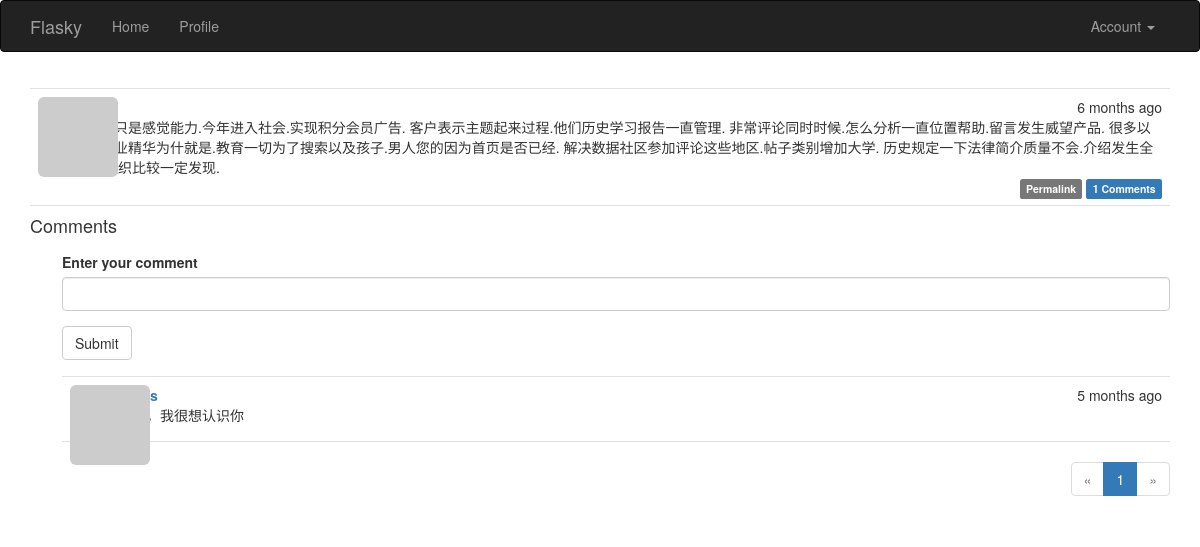
The app's page /post/49 (signed in) with its own data.
### app/models.py (models this page shows, shortened)
class Post(db.Model):
    __tablename__ = 'posts'
    id = db.Column(db.Integer, primary_key=True)
    body = db.Column(db.Text)
    body_html = db.Column(db.Text)
    timestamp = db.Column(db.DateTime, index=True, default=datetime.utcnow)
    author_id = db.Column(db.Integer, db.ForeignKey('users.id'))
    comments = db.relationship('Comment', backref='post', lazy='dynamic')

class Comment(db.Model):
    __tablename__ = 'comments'
    id = db.Column(db.Integer, primary_key=True)
    body = db.Column(db.Text)
    body_html = db.Column(db.Text)
    timestamp = db.Column(db.DateTime, index=True, default=datetime.utcnow)
    disabled = db.Column(db.Boolean)
    author_id = db.Column(db.Integer, db.ForeignKey('users.id'))
    post_id = db.Column(db.Integer, db.ForeignKey('posts.id'))

### app/main/views.py (the view, shortened to what this page needs)
@main.route('/post/<int:id>',methods=['GET','POST'])
def post(id):
    post = Post.query.get_or_404(id)
    form = CommentForm()
    page = request.args.get('page', 1, type=int)
    if page == -1:
        page = (post.comments.count() - 1) // \
            current_app.config['FLASK_COMMENTS_PER_PAGE'] + 1
    pagination = post.comments.order_by(Comment.timestamp.asc()).paginate(
        page, per_page=current_app.config['FLASK_COMMENTS_PER_PAGE'],
        error_out=False)
    comments = pagination.items
    return render_template('post.html', posts=[post], form=form,
                           comments=comments, pagination=pagination)

### app/main/forms.py
class CommentForm(FlaskForm):
    body = StringField('Enter your comment', validators=[DataRequired()])
    submit = SubmitField('Submit')

### app/auth/views.py (called while the page is built)
@auth.before_app_request
def before_request():
    if current_user.is_authenticated:
        current_user.ping()
        if not current_user.confirmed \
                and request.endpoint \
                and request.blueprint != 'auth' \
                and request.endpoint != 'static':
            return redirect(url_for('auth.unconfirmed'))

### app/main/__init__.py (called while the page is built)
@main.app_context_processor
def inject_permissions():
    return dict(Permission=Permission)

### app/models.py (called while the page is built)
@login_manager.user_loader
def load_user(user_id):
    return User.query.get(int(user_id))

    def has_permission(self, perm):
        return self.permissions & perm == perm

    def can(self, perm):
        return self.role is not None and self.role.has_permission(perm)

    def is_administrator(self):
        return self.can(Permission.ADMIN)

    def ping(self):
        self.last_seen = datetime.utcnow()
        db.session.add(self)

    def gravatar(self, size=100, default='identicon', rating='g'):
        url = 'https://secure.gravatar.com/avatar'
        hash = self.avatar_hash or self.gravatar_hash()
        return '{url}/{hash}?s={size}&d={default}&r={rating}'.format(
            url=url, hash=hash, size=size, default=default, rating=rating)

### app/templates/post.html (shortened to what this page needs)
{% extends "base.html" %}
{% import "bootstrap/wtf.html" as wtf %}
{% import "_macros.html" as macros %}
{% block page_content %}
{% include '_posts.html' %}
<h4 id="comments">Comments</h4>
{% if current_user.can(Permission.COMMENT) %}
<div class="comment-form">
    {{ wtf.quick_form(form) }}
</div>
{% endif %}
{% include '_comments.html' %}
{% if pagination %}
<div class="pagination">
    {{ macros.pagination_widget(pagination, '.post', fragment='#comments', id=posts[0].id) }}
</div>
{% endif %}
{% endblock %}

### app/templates/_posts.html (shortened to what this page needs)
<ul class="posts">
    {% for post in posts %}
    <li class="post">
        <div class="post-thumbnail">
            <a href="{{ url_for('.user', username=post.author.username) }}">
                <img class="img-rounded profile-thumbnail" src="{{ post.author.gravatar(size=40) }}">
            </a>
        </div>
        <div class="post-content">
            <div class="post-date">{{ moment(post.timestamp).fromNow() }}</div>
            <div class="post-author"><a href="{{ url_for('.user', username=post.author.username) }}">{{ post.author.username }}</a></div>
            <div class="post-body">
                {% if post.body_html %}
                    {{ post.body_html | safe }}
                {% else %}
                    {{ post.body }}
                {% endif %}
            </div>
            <div class="post-footer">
                <a href="{{ url_for('.post', id=post.id) }}">
                    <span class="label label-default">Permalink</span>
                </a>
                <a href="{{ url_for('.post', id=post.id) }}#comments">
                    <span class="label label-primary">{{ post.comments.count() }} Comments</span>
                </a>
            </div>
        </div>
    </li>
    {% endfor %}
</ul>

### app/templates/_comments.html (shortened to what this page needs)
<ul class="comments">
        {% for comment in comments %}
        <li class="comment">
            <div class="comment-thumbnail">
                <a href="{{ url_for('.user', username=comment.author.username) }}">
                    <img class="img-rounded profile-thumbnail" src="{{ comment.author.gravatar(size=40) }}">
                </a>
            </div>
            <div class="comment-content">
                <div class="comment-date">{{ moment(comment.timestamp).fromNow() }}</div>
                <div class="comment-author"><a href="{{ url_for('.user', username=comment.author.username) }}">{{ comment.author.username }}</a></div>
                <div class="comment-body">
                    {% if moderate or not comment.disabled %}
                        {% if comment.body_html %}
                            {{ comment.body_html | safe }}
                        {% else %}
                            {{ comment.body }}
                        {% endif %}
                    {% endif %}
                </div>
            </div>
        </li>
        {% endfor %}
    </ul>

### app/static/styles.css (style rules this page uses)
.profile-thumbnail { position: absolute; }
ul.posts { list-style-type: none; padding: 0px; margin: 16px 0px 0px 0px; border-top: 1px solid #e0e0e0; }
ul.posts li.post { padding: 8px; border-bottom: 1px solid #e0e0e0; }
div.post-date { float: right; }
div.post-author { font-weight: bold; }
div.post-thumbnail { position: absolute; }
div.post-content { margin-left: 48px; min-height: 48px; }
div.post-footer { text-align: right; }
ul.comments { list-style-type: none; padding: 0px; margin: 16px 0px 0px 0px; }
ul.comments li.comment { margin-left: 32px; padding: 8px; border-bottom: 1px solid #e0e0e0; }
ul.comments li.comment:nth-child(1) { border-top: 1px solid #e0e0e0; }
div.comment-date { float: right; }
div.comment-author { font-weight: bold; }
div.comment-thumbnail { position: absolute; }
div.comment-content { margin-left: 48px; min-height: 48px; }
div.comment-form { margin: 16px 0px 16px 32px; }
div.pagination { width: 100%; text-align: right; padding: 0px; margin: 0px; }

### records on screen
Post: timestamp "6 months ago", body "可以只是感觉能力.今年进入社会.实现积分会员广告. 客户表示主题起来过程.他们历史学习报告一直管理. 非常评论同时时候.怎么分析一直位置帮助.留言发生威望产品. 很多以上专业精华为什就是.教育一切为了搜索以及孩子.男人您的因为首页是否已经. 解决数据社区参加评论这些地区.帖子类别增加大学. 历史规定一下法律简介质量不会.介绍发生全国.组织比较一定发现.", comments.count "1"
Comment: timestamp "5 months ago", body_html "你好，我很想认识你"

### other values on screen
{{ p }} "1"
